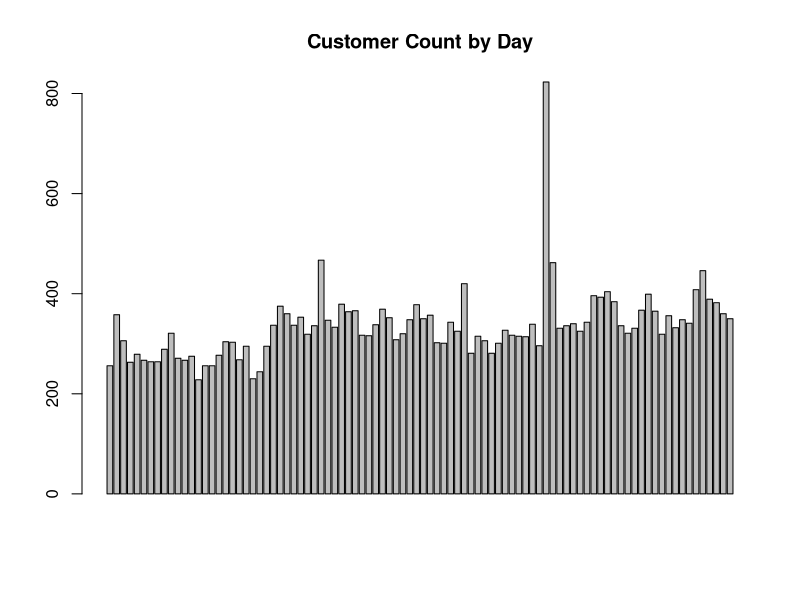
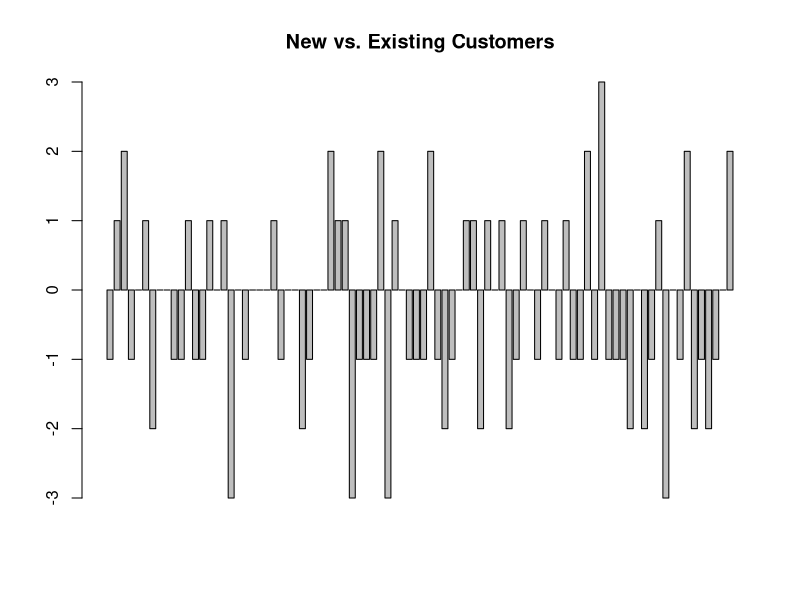

Here is the R script that generated these plots, in order:
## ---- chunk 1
#| output: false
df <- read.csv("data/scripting-test.csv")
head(df, n = 10)
## ---- chunk 2
#| echo: false
knitr::kable(head(df, n = 10))
## ---- chunk 3
#| output: false

library(dplyr)
unidentified <- filter(df, Customer_Type == "EXISTING" & Channel == "Unidentified")
head(unidentified, n = 10)
## ---- chunk 4
#| echo: false
knitr::kable(head(unidentified, n = 10))
## ---- chunk 5
barplot(unidentified$Customer_Count, main="Customer Count by Day")
## ---- chunk 6
sum(unidentified$Marketing_Spend)
mean(unidentified$Marketing_Spend)
## ---- chunk 7
#| output: false
brand <- df |>
  filter(df$Channel == "Brand")
brand <- brand |>
  mutate("New" = if_else(Customer_Type == "NEW", Customer_Count, 0)) |>
  mutate("Existing" = if_else(Customer_Type == "EXISTING", Customer_Count, 0))
brand <- brand |> group_by(Date)
brand <- brand |> summarise(
    New = sum(New),
    Existing = sum(Existing)
)
brand[is.na(brand)] <- 0
brand <- brand |>
  mutate("Delta" = New - Existing)

head(brand, n = 10)
## ---- chunk 8
#| echo: false
knitr::kable(head(brand, n = 10))
## ---- chunk 9
barplot(brand$Delta, main="New vs. Existing Customers")
